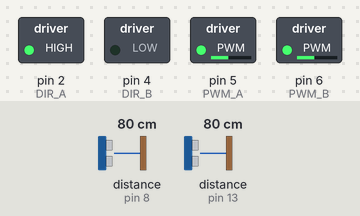
Simulated run of this sketch. Board: Arduino Uno, built with avr-gcc and run on an emulated ATmega328P. Shown: switched loads named in the sketch (green lamp = pin HIGH). Wiring (inferred from the names in the program): 2 × ultrasonic range finder: trigger pin 9, echo pin 8 / trigger pin 12, echo pin 13. The test bench sets the inputs (shaded band); at power-on: distance to the obstacle (sensors on pin 8, pin 13) 80 cm. The echo pulse lasts 58.3 µs per cm; pins used as bus, display or sensor lines are not drawn.

Above: at 1.5 s.
1.6 s: distance to the obstacle (sensor on pin 8) set to 2 cm
At 2.8 s:
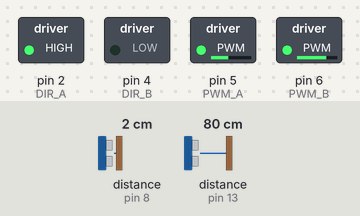
3.1 s: distance to the obstacle (sensor on pin 13) set to 32 cm
4.6 s: distance to the obstacle (sensor on pin 13) set to 27 cm
At 5.8 s:
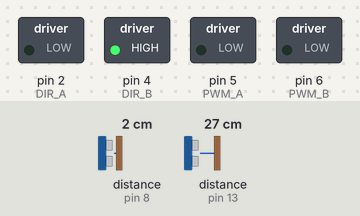
6.1 s: distance to the obstacle (sensor on pin 13) set to 35 cm
At 6.8 s:
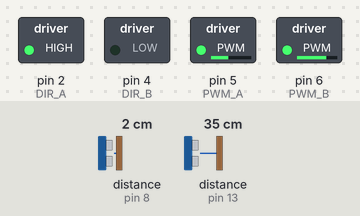
7.6 s: distance to the obstacle (sensor on pin 8) set to 120 cm
At 8.0 s:
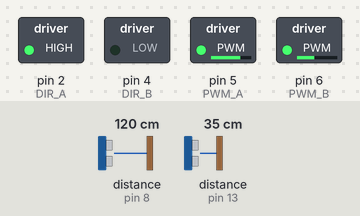
9.1 s: distance to the obstacle (sensor on pin 8) set to 4 cm
At 10.1 s:
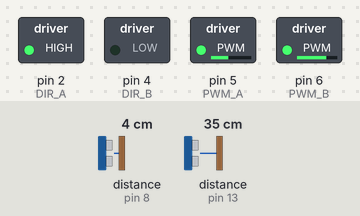
Timing chart, 0 to 11.6 s (numbered marks = the images above; inputs shaded):
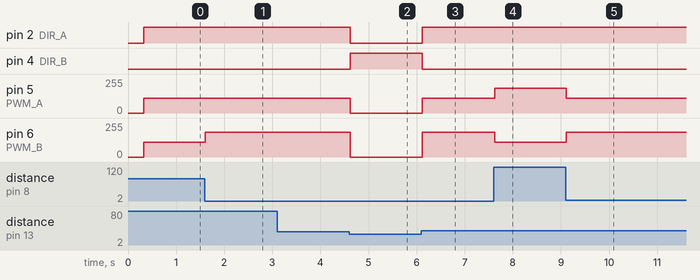

The sketch:

P5_Avance_recto.ino
```cpp
// === MOTORES ===
#define DIR_A 2
#define PWM_A 5

#define DIR_B 4
#define PWM_B 6

#define CERO 39              // PWM mínimo útil para vencer inercia

#define SEGURIDAD 30

const bool MOTOR_B_INVERTIDO = true;

static inline int pwmConUmbral(int v) {
  // 0 debe ser 0; sólo eleva a CERO si es positivo y menor a CERO
  if (v <= 0) return 0;
  if (v < CERO) return CERO;
  if (v > 255) return 255;
  return v;
}

void avanza(int velA, int velB, int dirA, int dirB) {
  const int vA = pwmConUmbral(velA);
  const int vB = pwmConUmbral(velB);

  const int dirB_real = MOTOR_B_INVERTIDO ? (dirB ^ 1) : dirB;

  digitalWrite(DIR_A, dirA);
  digitalWrite(DIR_B, dirB_real);
  analogWrite(PWM_A, vA);
  analogWrite(PWM_B, vB);
}

void delante(int vel)            { avanza(vel, vel, 1, 1); }
void retroceder(int vel)         { avanza(vel, vel, 0, 0); }
void abiertoDerecha(int vel)     { avanza(vel,   0, 1, 1); }
void abiertoIzquierda(int vel)   { avanza(0,   vel, 1, 1); }
void cerradoDerecha(int vel)     { avanza(vel, vel, 1, 0); }
void cerradoIzquierda(int vel)   { avanza(vel, vel, 0, 1); }
void detenerse()                 { avanza(0, 0, 0, 0); }

// === ULTRASÓNICOS ===
#define TRIG_IZQ 7
#define ECHO_IZQ 11
#define TRIG_DER 9
#define ECHO_DER 8
#define TRIG_CENTRO 12
#define ECHO_CENTRO 13

#define CM_POR_US 0.01723f

float distanciaCM(int trig, int echo) {
  digitalWrite(trig, LOW);
  delayMicroseconds(2);
  digitalWrite(trig, HIGH);
  delayMicroseconds(10);
  digitalWrite(trig, LOW);

  unsigned long dur = pulseIn(echo, HIGH, 25000UL);
  if (dur == 0UL) return NAN;
  return dur * CM_POR_US;
}

float distanciaPared = 12.0f;
const int velocidad = 110;
const float K = 3.0f;
const float limErr = 25.0f;
const int maxPWM = 200;
const float tolerancia = 0.5f;

void setup() {
  // Motores
  pinMode(DIR_A, OUTPUT);
  pinMode(PWM_A, OUTPUT);
  pinMode(DIR_B, OUTPUT);
  pinMode(PWM_B, OUTPUT);

  // Sensores
  pinMode(TRIG_CENTRO, OUTPUT);
  pinMode(ECHO_CENTRO, INPUT);

  pinMode(TRIG_IZQ, OUTPUT);
  pinMode(ECHO_IZQ, INPUT);

  pinMode(TRIG_DER, OUTPUT);
  pinMode(ECHO_DER, INPUT);

  digitalWrite(TRIG_CENTRO, LOW);
  digitalWrite(TRIG_IZQ, LOW);
  digitalWrite(TRIG_DER, LOW);

  Serial.begin(9600);
  delay(300);

  float d = distanciaCM(TRIG_DER, ECHO_DER);
  distanciaPared = (isnan(d) || !isfinite(d)) ? 12.0f : d;
}

void loop() {
  float dC   = distanciaCM(TRIG_CENTRO, ECHO_CENTRO);
  delay(10);
  float dDer = distanciaCM(TRIG_DER, ECHO_DER);

  if (!isnan(dC) && isfinite(dC) && dC <= SEGURIDAD) {

    detenerse();
    delay(30);
    return;
  }

  int vA = velocidad;
  int vB = velocidad;

  if (!isnan(dDer) && isfinite(dDer)) {
    float error = dDer - distanciaPared;

    if (fabsf(error) < tolerancia) {
      error = 0.0f;
    }
    if (error != 0.0f) {
      float error_saturado = constrain(error, -limErr, limErr);
      float u = K * error_saturado;
      if (error_saturado > 0.0f) {
        vA = constrain((int)(velocidad + u), 0, maxPWM);

      } else {
        vB = constrain((int)(velocidad - u), 0, maxPWM);
      }
    }
  }

  avanza(vA, vB, 1, 1);
  delay(1);
}
```

Measured:
- the behaviour switches between 31 and 30 cm on distance to the obstacle (sensor on pin 13) (found by bisection; images 1 and 2)
- after the input at 1.6 s, pin 6 (PWM_B): 110/255 → 185/255 at once
- after the input at 3.1 s, every drawn part: stays the same
- after the input at 4.6 s, pin 2 (DIR_A): HIGH → LOW at once; pin 4 (DIR_B): LOW → HIGH at once; pin 5 (PWM_A): 110/255 → 0/255 at once; pin 6 (PWM_B): 185/255 → 0/255 at once
- after the input at 6.1 s, pin 2 (DIR_A): LOW → HIGH at once; pin 4 (DIR_B): HIGH → LOW at once; pin 5 (PWM_A): 0/255 → 110/255 at once; pin 6 (PWM_B): 0/255 → 185/255 at once
- after the input at 7.6 s, pin 5 (PWM_A): 110/255 → 185/255 at once; pin 6 (PWM_B): 185/255 → 110/255 at once
- after the input at 9.1 s, pin 5 (PWM_A): 185/255 → 110/255 at once; pin 6 (PWM_B): 110/255 → 185/255 at once
